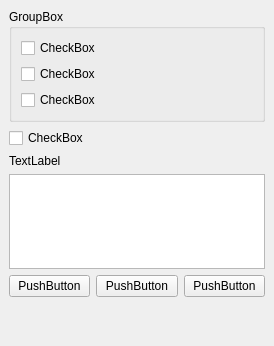
     <widget class="QWidget" name="tab_11" >
      <attribute name="title" >
       <string>Sound</string>
      </attribute>
      <layout class="QVBoxLayout" >
       <property name="margin" >
        <number>9</number>
       </property>
       <property name="spacing" >
        <number>6</number>
       </property>
       <item>
        <widget class="QGroupBox" name="groupBox_16" >
         <property name="title" >
          <string>GroupBox</string>
         </property>
         <layout class="QVBoxLayout" >
          <property name="margin" >
           <number>9</number>
          </property>
          <property name="spacing" >
           <number>6</number>
          </property>
          <item>
           <widget class="QCheckBox" name="checkBox_49" >
            <property name="text" >
             <string>CheckBox</string>
            </property>
           </widget>
          </item>
          <item>
           <widget class="QCheckBox" name="checkBox_50" >
            <property name="text" >
             <string>CheckBox</string>
            </property>
           </widget>
          </item>
          <item>
           <widget class="QCheckBox" name="checkBox_51" >
            <property name="text" >
             <string>CheckBox</string>
            </property>
           </widget>
          </item>
         </layout>
        </widget>
       </item>
       <item>
        <widget class="QCheckBox" name="checkBox_52" >
         <property name="text" >
          <string>CheckBox</string>
         </property>
        </widget>
       </item>
       <item>
        <widget class="QLabel" name="label_43" >
         <property name="text" >
          <string>TextLabel</string>
         </property>
        </widget>
       </item>
       <item>
        <widget class="QTreeView" name="treeView" >
         <property name="maximumSize" >
          <size>
           <width>16777215</width>
           <height>95</height>
          </size>
         </property>
        </widget>
       </item>
       <item>
        <layout class="QHBoxLayout" >
         <property name="margin" >
          <number>0</number>
         </property>
         <property name="spacing" >
          <number>6</number>
         </property>
         <item>
          <widget class="QPushButton" name="pushButton_13" >
           <property name="text" >
            <string>PushButton</string>
           </property>
          </widget>
         </item>
         <item>
          <widget class="QPushButton" name="pushButton_14" >
           <property name="text" >
            <string>PushButton</string>
           </property>
          </widget>
         </item>
         <item>
          <widget class="QPushButton" name="pushButton_15" >
           <property name="text" >
            <string>PushButton</string>
           </property>
          </widget>
         </item>
        </layout>
       </item>
       <item>
        <spacer>
         <property name="orientation" >
          <enum>Qt::Vertical</enum>
         </property>
         <property name="sizeHint" >
          <size>
           <width>20</width>
           <height>40</height>
          </size>
         </property>
        </spacer>
       </item>
      </layout>
     </widget>
